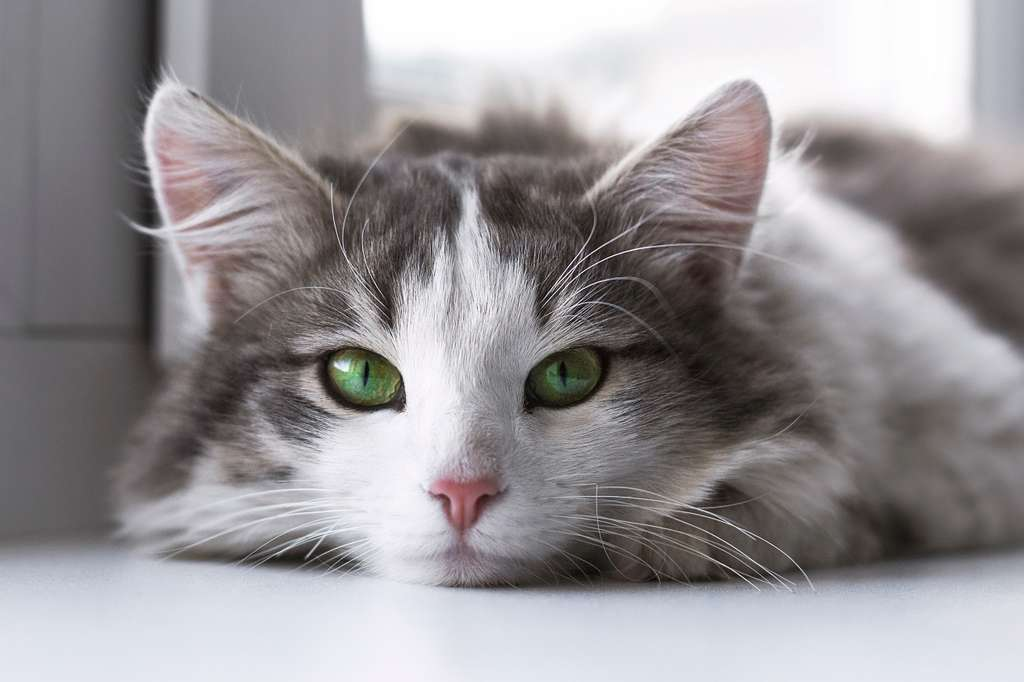
#> input picture Lab1/cat.jpg, 1024 x 682 px
$ python lab1.py   (older library calls are emulated)
#> lines starting #> are read from the running program, lines starting #| are printed output that depends on the picture; after the words box and inside, x2 and y2 are one past the last pixel; in counts of white or black regions, pixels touching at a corner belong together
import cv2
import numpy as np
import matplotlib.pyplot as plt
import matplotlib
matplotlib.rcParams['font.family'] = 'DejaVu Sans'

IMAGE_PATH = r".\cat.jpg"

# Робота з цифровими зображеннями

def section1_basic_operations(image_path):
#> called with image_path = '.\\cat.jpg'
    print("=" * 60)
    print("СЕКЦІЯ 1: Основні операції з зображенням")
    print("=" * 60)

    # Відкриття зображення (np.fromfile для шляхів з кирилицею)
    buf = np.fromfile(image_path, dtype=np.uint8)
    img = cv2.imdecode(buf, cv2.IMREAD_COLOR)
#> img is the input picture: shape (682, 1024, 3); mean B, G, R 150.8, 147.8, 151.7
    if img is None:
        raise FileNotFoundError(f"Зображення не знайдено: {image_path}")

    height, width, channels = img.shape
    print(f"Розмір: {width}x{height} пікселів")
#| Розмір: 1024x682 пікселів
    print(f"Кількість каналів: {channels}")
#| Кількість каналів: 3
    print(f"Тип даних: {img.dtype}")
#| Тип даних: uint8
    print(f"Розмір масиву: {img.shape}")
#| Розмір масиву: (682, 1024, 3)

    img_rgb = cv2.cvtColor(img, cv2.COLOR_BGR2RGB)

    fig, axes = plt.subplots(2, 4, figsize=(18, 9))
    fig.suptitle("Секція 1: Основні операції з зображенням", fontsize=14)

    # Оригінал
    axes[0, 0].imshow(img_rgb)
    axes[0, 0].set_title(f"Оригінал ({width}x{height})")
    axes[0, 0].axis('off')

    #Розділення на канали
    b, g, r = cv2.split(img)

    r_img = np.zeros_like(img)
    r_img[:, :, 2] = r
    g_img = np.zeros_like(img)
    g_img[:, :, 1] = g
    b_img = np.zeros_like(img)
    b_img[:, :, 0] = b
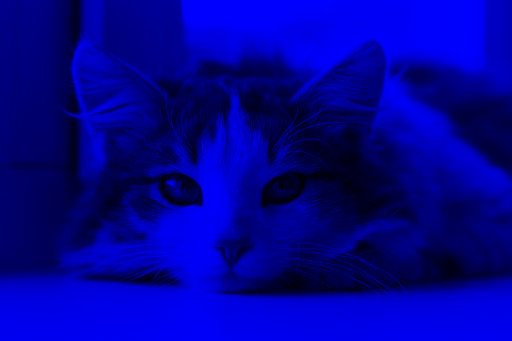
#> b_img: shape (682, 1024, 3) (shown at 1/2 size); mean of channels 0, 1, 2 150.8, 0, 0; drawn as B, G, R

    axes[0, 1].imshow(cv2.cvtColor(r_img, cv2.COLOR_BGR2RGB))
    axes[0, 1].set_title("Червоний канал (R)")
    axes[0, 1].axis('off')

    axes[0, 2].imshow(cv2.cvtColor(g_img, cv2.COLOR_BGR2RGB))
    axes[0, 2].set_title("Зелений канал (G)")
    axes[0, 2].axis('off')

    axes[0, 3].imshow(cv2.cvtColor(b_img, cv2.COLOR_BGR2RGB))
    axes[0, 3].set_title("Синій канал (B)")
    axes[0, 3].axis('off')

    # Гістограми каналів
    colors = ('r', 'g', 'b')
    channel_data = [r, g, b]
    labels = ['R', 'G', 'B']
    axes[1, 0].set_title("Гістограми каналів")
    for ch_data, color, label in zip(channel_data, colors, labels):
        hist = cv2.calcHist([ch_data], [0], None, [256], [0, 256])
        axes[1, 0].plot(hist, color=color, label=label)
#> this loop made 3 passes
#> (color, label) on passes 1 to 3: ('r', 'R'), ('g', 'G'), ('b', 'B')
    axes[1, 0].legend()
    axes[1, 0].set_xlim([0, 256])

    # ROI — виділення ділянки інтересу (морда кота)
    h, w = img.shape[:2]
    roi_x, roi_y = w // 4, h // 4
    roi_w, roi_h = w // 2, h // 2
    roi = img[roi_y:roi_y + roi_h, roi_x:roi_x + roi_w]
    axes[1, 1].imshow(cv2.cvtColor(roi, cv2.COLOR_BGR2RGB))
    axes[1, 1].set_title(f"ROI ({roi_w}x{roi_h})")
    axes[1, 1].axis('off')

    # Малювання прямокутника
    img_rect = img_rgb.copy()
    cv2.rectangle(img_rect, (roi_x, roi_y), (roi_x + roi_w, roi_y + roi_h), (255, 0, 0), 3)
#> img_rect: shape (682, 1024, 3); mean R, G, B 153.1, 146.2, 149.2
    axes[1, 2].imshow(img_rect)
    axes[1, 2].set_title("Прямокутник ROI")
    axes[1, 2].axis('off')

    # Поворот зображення на 15 градусів
    center = (w // 2, h // 2)
    M = cv2.getRotationMatrix2D(center, 15, 1.0)
    rotated = cv2.warpAffine(img, M, (w, h))
    axes[1, 3].imshow(cv2.cvtColor(rotated, cv2.COLOR_BGR2RGB))
    axes[1, 3].set_title("Поворот на 15°")
    axes[1, 3].axis('off')

    plt.tight_layout()
    plt.savefig("section1_results.png", dpi=120, bbox_inches='tight')
    plt.show()
    print("Секція 1 завершена. Збережено: section1_results.png\n")

    return img

# Застосування фільтрів

def section2_filters(img):
    print("=" * 60)
    print("СЕКЦІЯ 2: Фільтри розмиття та різкості")
    print("=" * 60)

    img_rgb = cv2.cvtColor(img, cv2.COLOR_BGR2RGB)

    # --- Розмиття ---
    # Усереднювальне розмиття
    blur_avg = cv2.blur(img, (15, 15))

    # Гаусівське розмиття
    blur_gauss = cv2.GaussianBlur(img, (15, 15), 0)

    # Медіанне розмиття
    blur_median = cv2.medianBlur(img, 15)

    # Білатеральне розмиття (зберігає краї)
    blur_bilateral = cv2.bilateralFilter(img, 9, 75, 75)

    fig, axes = plt.subplots(2, 4, figsize=(18, 9))
    fig.suptitle("Секція 2.1: Фільтри розмиття", fontsize=14)

    titles_blur = [
        ("Оригінал", img_rgb),
        ("Усереднювальне (15x15)", cv2.cvtColor(blur_avg, cv2.COLOR_BGR2RGB)),
        ("Гаусівське (15x15)", cv2.cvtColor(blur_gauss, cv2.COLOR_BGR2RGB)),
        ("Медіанне (15)", cv2.cvtColor(blur_median, cv2.COLOR_BGR2RGB)),
        ("Білатеральне (d=9)", cv2.cvtColor(blur_bilateral, cv2.COLOR_BGR2RGB)),
    ]

    for i, (title, image) in enumerate(titles_blur):
        row, col = divmod(i, 4)
        axes[row, col].imshow(image)
        axes[row, col].set_title(title)
        axes[row, col].axis('off')
#> this loop made 5 passes
#> (title, row, col) on passes 1 to 5: ('Оригінал', 0, 0), ('Усереднювальне (15x15)', 0, 1), ('Гаусівське (15x15)', 0, 2), ('Медіанне (15)', 0, 3), ('Білатеральне (d=9)', 1, 0)

    # Порівняння деталей (кроп)
    h, w = img.shape[:2]
    cx, cy = w // 2, h // 3
    crop_size = 150
    for idx, (title, image) in enumerate(titles_blur[1:4], start=5):
        row, col = divmod(idx, 4)
        crop = image[cy:cy+crop_size, cx:cx+crop_size]
        axes[row, col].imshow(crop)
        axes[row, col].set_title(f"Кроп: {title.split()[0]}")
        axes[row, col].axis('off')
#> this loop made 3 passes
#> title on passes 1 to 3: 'Усереднювальне (15x15)', 'Гаусівське (15x15)', 'Медіанне (15)'
#> pass 1, in section2_filters, `crop = image[cy:cy+crop_size, cx:cx+crop_size]`:
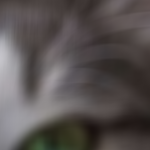
#> crop: shape (150, 150, 3); mean R, G, B 87.7, 81.9, 81

    plt.tight_layout()
    plt.savefig("section2_blur.png", dpi=120, bbox_inches='tight')
    plt.show()

    # --- Підвищення різкості ---
    # Unsharp Masking
    gaussian = cv2.GaussianBlur(img, (9, 9), 10.0)
    usm = cv2.addWeighted(img, 1.5, gaussian, -0.5, 0)

    # Лапласіан
    gray = cv2.cvtColor(img, cv2.COLOR_BGR2GRAY)
    laplacian = cv2.Laplacian(gray, cv2.CV_64F)
    laplacian_abs = cv2.convertScaleAbs(laplacian)
    laplacian_sharp = cv2.addWeighted(img, 1.0, cv2.cvtColor(laplacian_abs, cv2.COLOR_GRAY2BGR), -0.7, 0)

    # Bilateral + USM
    bilateral = cv2.bilateralFilter(img, 9, 75, 75)
    gaussian_b = cv2.GaussianBlur(bilateral, (9, 9), 10.0)
    edge_preserve_sharp = cv2.addWeighted(bilateral, 1.5, gaussian_b, -0.5, 0)

    # Detail enhancement
    detail_enhanced = cv2.detailEnhance(img, sigma_s=10, sigma_r=0.15)
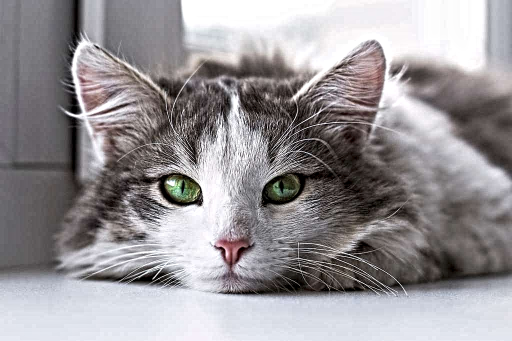
#> detail_enhanced: shape (682, 1024, 3) (shown at 1/2 size); mean B, G, R 150.9, 148, 151.8

    fig2, axes2 = plt.subplots(2, 3, figsize=(15, 9))
    fig2.suptitle("Секція 2.2: Підвищення різкості", fontsize=14)

    titles_sharp = [
        ("Оригінал", img_rgb),
        ("USM (alpha=1.5)", cv2.cvtColor(usm, cv2.COLOR_BGR2RGB)),
        ("Лапласіан", cv2.cvtColor(laplacian_sharp, cv2.COLOR_BGR2RGB)),
        ("Bilateral + USM", cv2.cvtColor(edge_preserve_sharp, cv2.COLOR_BGR2RGB)),
        ("Detail Enhance", cv2.cvtColor(detail_enhanced, cv2.COLOR_BGR2RGB)),
    ]

    for i, (title, image) in enumerate(titles_sharp):
        row, col = divmod(i, 3)
        axes2[row, col].imshow(image)
        axes2[row, col].set_title(title)
        axes2[row, col].axis('off')
#> this loop made 5 passes
#> (title, row, col) on passes 1 to 5: ('Оригінал', 0, 0), ('USM (alpha=1.5)', 0, 1), ('Лапласіан', 0, 2), ('Bilateral + USM', 1, 0), ('Detail Enhance', 1, 1)

    axes2[1, 2].axis('off')

    plt.tight_layout()
    plt.savefig("section2_sharpening.png", dpi=120, bbox_inches='tight')
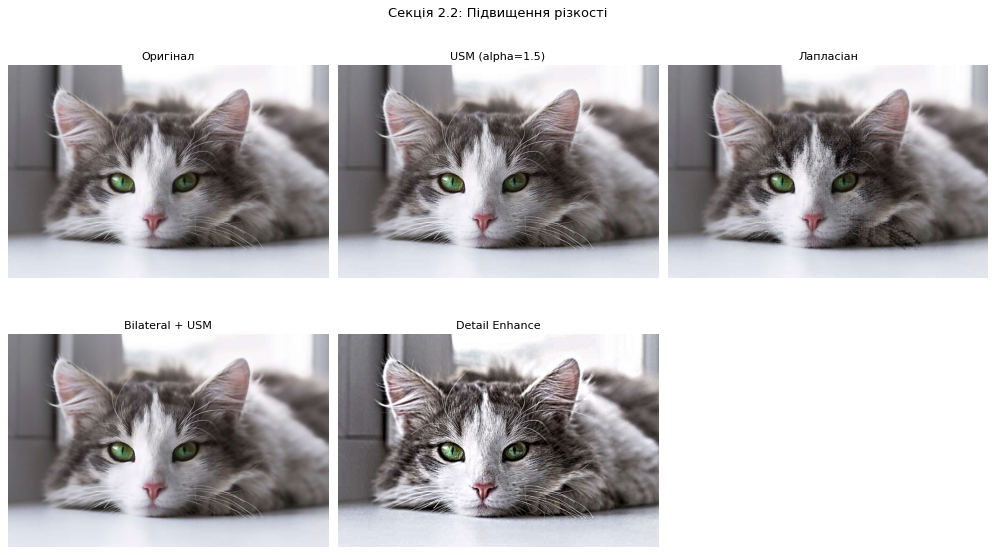
#> figure drawn by matplotlib, 5 panels
    plt.show()

    print("Секція 2 завершена. Збережено: section2_blur.png, section2_sharpening.png\n")
    return img, blur_gauss

# Виявлення країв

def section3_edge_detection(img):
    print("=" * 60)
    print("СЕКЦІЯ 3: Виявлення країв")
    print("=" * 60)

    gray = cv2.cvtColor(img, cv2.COLOR_BGR2GRAY)
    img_rgb = cv2.cvtColor(img, cv2.COLOR_BGR2RGB)

    # Порогова бінаризація
    _, thresh_binary = cv2.threshold(gray, 127, 255, cv2.THRESH_BINARY)
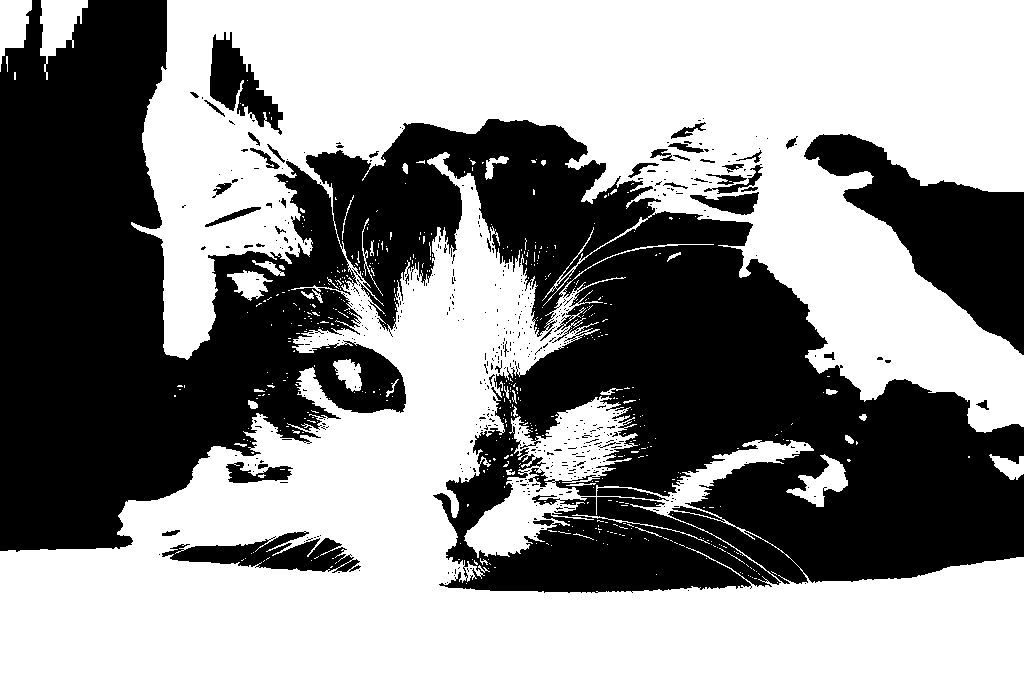
#> thresh_binary: shape (682, 1024); 55.9% white; 506 black regions (462 under 20 px), largest, box (x1, y1, x2, y2) and area: (0, 0, 1024, 593) 274488, (804, 134, 1024, 355) 19706, (162, 531, 361, 573) 4050
    _, thresh_otsu = cv2.threshold(gray, 0, 255, cv2.THRESH_BINARY + cv2.THRESH_OTSU)
#> thresh_otsu: shape (682, 1024); 42.6% white; 589 white regions (533 under 20 px), largest, box (x1, y1, x2, y2) and area: (0, 181, 1024, 682) 157189, (355, 0, 1024, 415) 115106, (135, 0, 283, 343) 17220
    thresh_adaptive = cv2.adaptiveThreshold(
        gray, 255, cv2.ADAPTIVE_THRESH_GAUSSIAN_C, cv2.THRESH_BINARY, 11, 2
    )
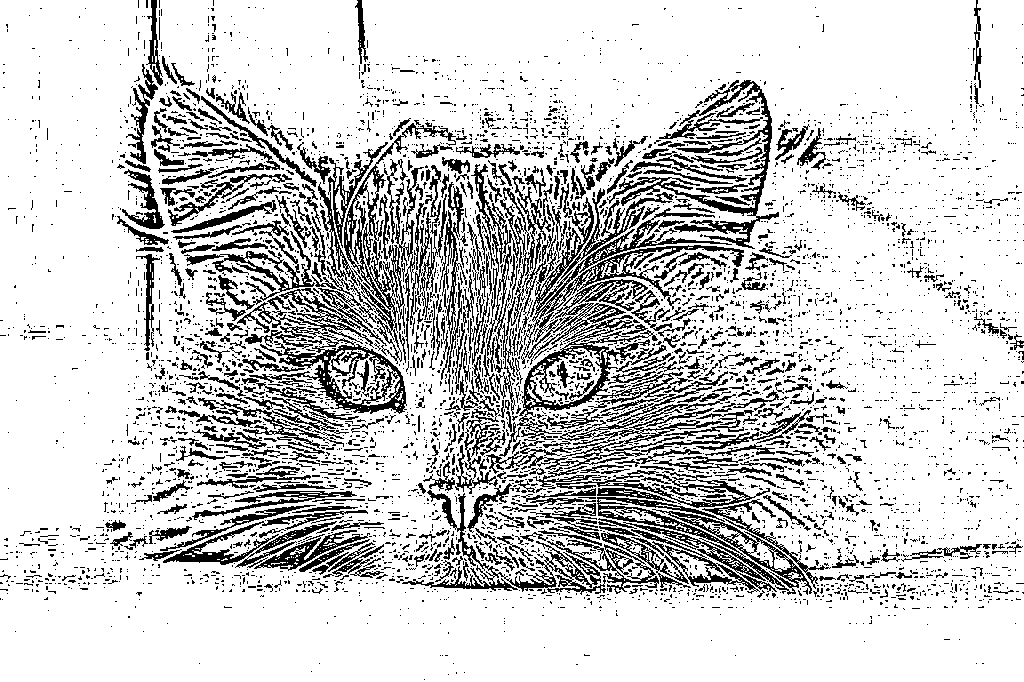
#> thresh_adaptive: shape (682, 1024); 80.9% white; black in thin lines or dots

    # Детектор Кенні
    edges_canny_low = cv2.Canny(gray, 30, 100)
#> edges_canny_low: shape (682, 1024); 9.4% white in thin lines or dots, all inside (x1, y1, x2, y2) = (119, 0, 1016, 600)
    edges_canny_mid = cv2.Canny(gray, 80, 150)
#> edges_canny_mid: shape (682, 1024); 5% white in thin lines or dots, all inside (x1, y1, x2, y2) = (124, 0, 818, 594)
    edges_canny_high = cv2.Canny(gray, 150, 250)
#> edges_canny_high: shape (682, 1024); 2.4% white in thin lines or dots, all inside (x1, y1, x2, y2) = (129, 80, 815, 592)

    # Комбінований підхід (поріг + Кенні)
    blurred = cv2.GaussianBlur(gray, (5, 5), 0)
    _, thresh_combined = cv2.threshold(blurred, 0, 255, cv2.THRESH_BINARY + cv2.THRESH_OTSU)
#> thresh_combined: shape (682, 1024); 41.9% white; 95 white regions (65 under 20 px), largest, box (x1, y1, x2, y2) and area: (0, 186, 1024, 682) 156693, (359, 0, 1024, 414) 114695, (138, 0, 282, 342) 16852
    edges_combined = cv2.Canny(blurred, 50, 150)
#> edges_combined: shape (682, 1024); 2.6% white in thin lines or dots, all inside (x1, y1, x2, y2) = (121, 0, 848, 595)
    combined_result = cv2.bitwise_and(thresh_combined, edges_combined)
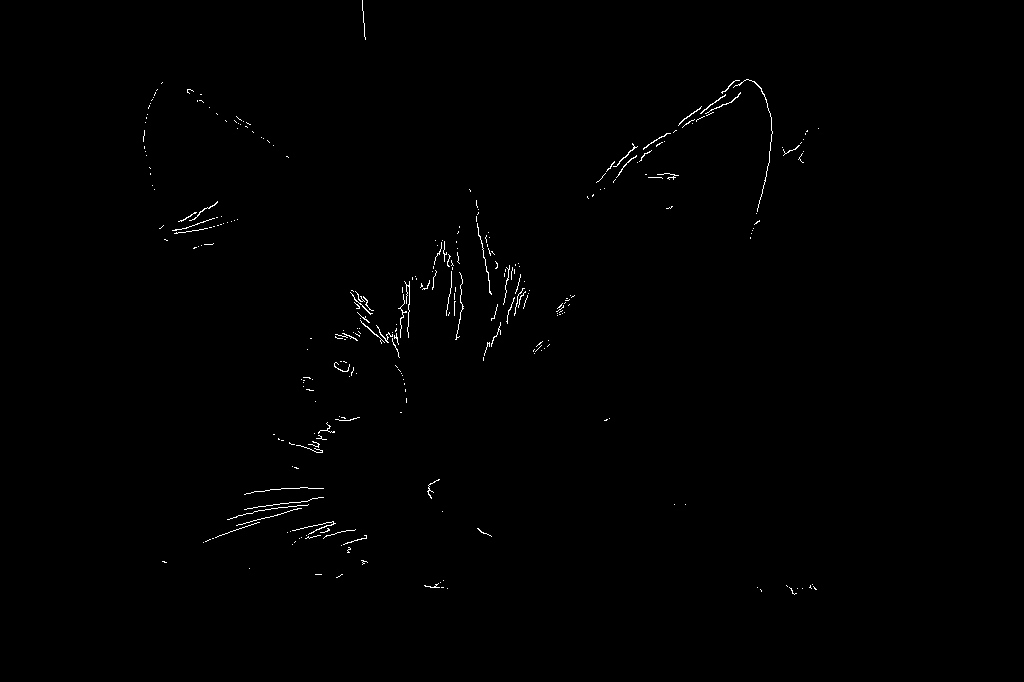
#> combined_result: shape (682, 1024); 0.47% white in thin lines or dots, all inside (x1, y1, x2, y2) = (143, 0, 819, 595)

    fig, axes = plt.subplots(3, 3, figsize=(15, 13))
    fig.suptitle("Секція 3: Виявлення країв", fontsize=14)

    plots = [
        ("Оригінал (сірий)", gray, 'gray'),
        ("Поріг (Binary, t=127)", thresh_binary, 'gray'),
        ("Поріг (Otsu)", thresh_otsu, 'gray'),
        ("Адаптивний поріг", thresh_adaptive, 'gray'),
        ("Кенні (30/100) - м'який", edges_canny_low, 'gray'),
        ("Кенні (80/150) - середній", edges_canny_mid, 'gray'),
        ("Кенні (150/250) - жорсткий", edges_canny_high, 'gray'),
        ("Отсу + Гаус", thresh_combined, 'gray'),
        ("Комбінований (Отсу & Кенні)", combined_result, 'gray'),
    ]

    for i, (title, image, cmap) in enumerate(plots):
        row, col = divmod(i, 3)
        axes[row, col].imshow(image, cmap=cmap)
        axes[row, col].set_title(title)
        axes[row, col].axis('off')
#> this loop made 9 passes
#> (title, row, col) on passes 1 to 8: ('Оригінал (сірий)', 0, 0), ('Поріг (Binary, t=127)', 0, 1), ('Поріг (Otsu)', 0, 2), ('Адаптивний поріг', 1, 0), ("Кенні (30/100) - м'який", 1, 1), ('Кенні (80/150) - середній', 1, 2), ('Кенні (150/250) - жорсткий', 2, 0), ('Отсу + Гаус', 2, 1)

    plt.tight_layout()
    plt.savefig("section3_edges.png", dpi=120, bbox_inches='tight')
    plt.show()

    print("Секція 3 завершена. Збережено: section3_edges.png\n")
    return img

# Згортка через NumPy

def apply_convolution_numpy(image_gray, kernel):
    """Реалізація 2D-згортки через NumPy (без padding)."""
    kh, kw = kernel.shape
    ph, pw = kh // 2, kw // 2
    padded = np.pad(image_gray, ((ph, ph), (pw, pw)), mode='reflect').astype(np.float64)
    h, w = image_gray.shape
    output = np.zeros((h, w), dtype=np.float64)
    for i in range(h):
        for j in range(w):
            region = padded[i:i + kh, j:j + kw]
            output[i, j] = np.sum(region * kernel)
    return output


def section4_numpy_convolution(img):
    print("=" * 60)
    print("СЕКЦІЯ 4: Згортка через NumPy")
    print("=" * 60)

    gray = cv2.cvtColor(img, cv2.COLOR_BGR2GRAY).astype(np.float64)

    # Ядра фільтрів
    kernel_blur = np.ones((5, 5), dtype=np.float64) / 25.0

    kernel_sharpen = np.array([
        [ 0, -1,  0],
        [-1,  5, -1],
        [ 0, -1,  0]
    ], dtype=np.float64)

    kernel_sobel_x = np.array([
        [-1, 0, 1],
        [-2, 0, 2],
        [-1, 0, 1]
    ], dtype=np.float64)

    kernel_sobel_y = np.array([
        [-1, -2, -1],
        [ 0,  0,  0],
        [ 1,  2,  1]
    ], dtype=np.float64)

    print("Виконується NumPy-згортка (може зайняти кілька секунд)...")

    # Розмиття
    blurred_np = apply_convolution_numpy(gray, kernel_blur)
    blurred_np = np.clip(blurred_np, 0, 255).astype(np.uint8)

    # Різкість
    sharpened_np = apply_convolution_numpy(gray, kernel_sharpen)
    sharpened_np = np.clip(sharpened_np, 0, 255).astype(np.uint8)

    # Собель X та Y
    sobel_x = apply_convolution_numpy(gray, kernel_sobel_x)
    sobel_y = apply_convolution_numpy(gray, kernel_sobel_y)
    sobel_mag = np.sqrt(sobel_x ** 2 + sobel_y ** 2)
    sobel_mag = (sobel_mag / sobel_mag.max() * 255).astype(np.uint8)

    # Порівняння NumPy vs OpenCV
    blurred_cv2 = cv2.filter2D(gray.astype(np.uint8), -1, kernel_blur)
    sharpened_cv2 = cv2.filter2D(gray.astype(np.uint8), -1, kernel_sharpen)
    sobel_x_cv2 = cv2.Sobel(gray.astype(np.uint8), cv2.CV_64F, 1, 0, ksize=3)
    sobel_y_cv2 = cv2.Sobel(gray.astype(np.uint8), cv2.CV_64F, 0, 1, ksize=3)
    sobel_cv2 = np.sqrt(sobel_x_cv2 ** 2 + sobel_y_cv2 ** 2)
    sobel_cv2 = (sobel_cv2 / sobel_cv2.max() * 255).astype(np.uint8)

    fig, axes = plt.subplots(3, 4, figsize=(18, 13))
    fig.suptitle("Секція 4: Згортка NumPy vs OpenCV", fontsize=14)

    rows_data = [
        ("Оригінал (сірий)", gray.astype(np.uint8),
         "Розмиття (NumPy)", blurred_np,
         "Розмиття (OpenCV)", blurred_cv2,
         "Ядро розмиття", kernel_blur),
        ("Оригінал (сірий)", gray.astype(np.uint8),
         "Різкість (NumPy)", sharpened_np,
         "Різкість (OpenCV)", sharpened_cv2,
         "Ядро різкості", kernel_sharpen),
        ("Оригінал (сірий)", gray.astype(np.uint8),
         "Собель (NumPy)", sobel_mag,
         "Собель (OpenCV)", sobel_cv2,
         "Ядро Собеля X", kernel_sobel_x),
    ]

    for row_idx, (t1, i1, t2, i2, t3, i3, tk, kernel_img) in enumerate(rows_data):
        axes[row_idx, 0].imshow(i1, cmap='gray')
        axes[row_idx, 0].set_title(t1)
        axes[row_idx, 0].axis('off')

        axes[row_idx, 1].imshow(i2, cmap='gray')
        axes[row_idx, 1].set_title(t2)
        axes[row_idx, 1].axis('off')

        axes[row_idx, 2].imshow(i3, cmap='gray')
        axes[row_idx, 2].set_title(t3)
        axes[row_idx, 2].axis('off')

        im = axes[row_idx, 3].imshow(kernel_img, cmap='RdBu_r', aspect='auto')
        axes[row_idx, 3].set_title(tk)
        for ii in range(kernel_img.shape[0]):
            for jj in range(kernel_img.shape[1]):
                axes[row_idx, 3].text(jj, ii, f"{kernel_img[ii, jj]:.2f}",
                                      ha='center', va='center', fontsize=7,
                                      color='black')
        plt.colorbar(im, ax=axes[row_idx, 3])
#> this loop made 3 passes
#> (t2, t3, tk, kernel_img) on passes 2 to 3: ('Різкість (NumPy)', 'Різкість (OpenCV)', 'Ядро різкості', [[0, -1, 0], [-1, 5, -1], [0, -1, 0]]), ('Собель (NumPy)', 'Собель (OpenCV)', 'Ядро Собеля X', [[-1, 0, 1], [-2, 0, 2], [-1, 0, 1]])

    plt.tight_layout()
    plt.savefig("section4_numpy_convolution.png", dpi=120, bbox_inches='tight')
    plt.show()

    # Порівняння MAE
    mae_blur = np.mean(np.abs(blurred_np.astype(float) - blurred_cv2.astype(float)))
#> mae_blur = 0.44
    mae_sharp = np.mean(np.abs(sharpened_np.astype(float) - sharpened_cv2.astype(float)))
#> mae_sharp = 0
    mae_sobel = np.mean(np.abs(sobel_mag.astype(float) - sobel_cv2.astype(float)))
#> mae_sobel = 0
    print(f"MAE (розмиття NumPy vs OpenCV):  {mae_blur:.4f}")
#| MAE (розмиття NumPy vs OpenCV):  0.4397
    print(f"MAE (різкість NumPy vs OpenCV):  {mae_sharp:.4f}")
#| MAE (різкість NumPy vs OpenCV):  0.0000
    print(f"MAE (Собель NumPy vs OpenCV):    {mae_sobel:.4f}")
#| MAE (Собель NumPy vs OpenCV):    0.0000
    print("Секція 4 завершена. Збережено: section4_numpy_convolution.png\n")


if __name__ == "__main__":
    print("Лабораторна робота №1 — Основи цифрової обробки зображень")
    print(f"Зображення: {IMAGE_PATH}\n")

    img = section1_basic_operations(IMAGE_PATH)
    img, blurred = section2_filters(img)
    section3_edge_detection(img)
    section4_numpy_convolution(img)

    print("=" * 60)
    print("Всі секції виконано успішно!")
    print("Збережені файли:")
    print("  - section1_results.png")
    print("  - section2_blur.png")
    print("  - section2_sharpening.png")
    print("  - section3_edges.png")
    print("  - section4_numpy_convolution.png")
